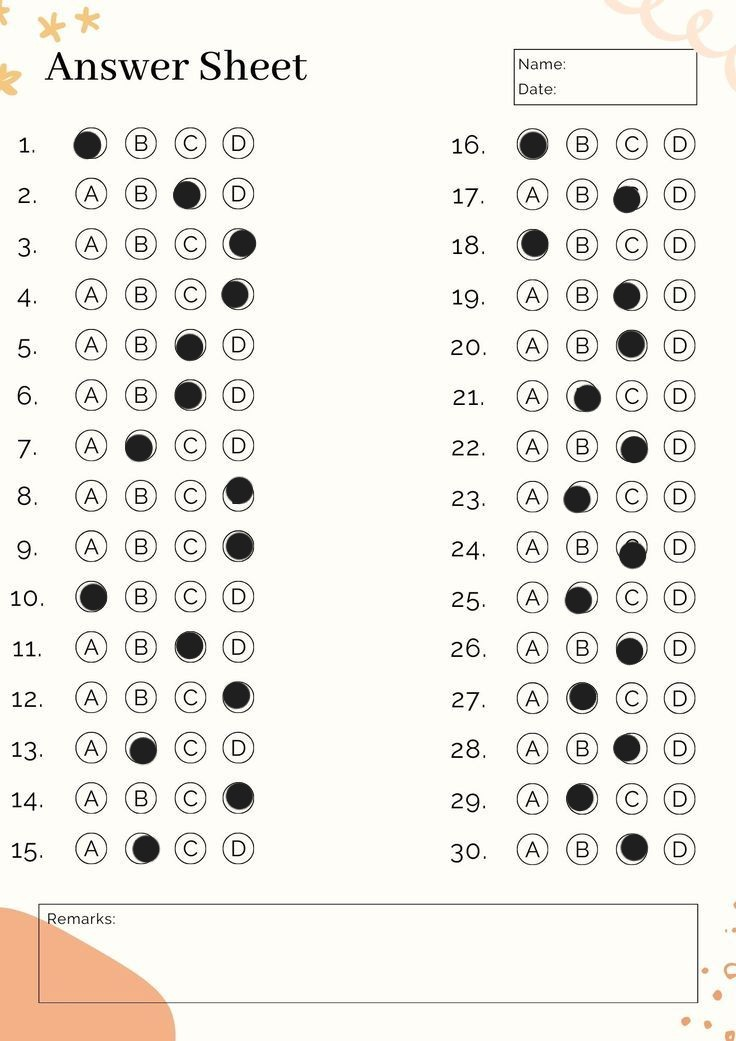
#> input picture images/mcqs_paper_Filled.jpg, 736 x 1041 px
$ python process_image.py
#> lines starting #> are read from the running program, lines starting #| are printed output that depends on the picture; after the words box and inside, x2 and y2 are one past the last pixel; in counts of white or black regions, pixels touching at a corner belong together
import cv2
# import pytesseract
import numpy as np
# pytesseract.pytesseract.tesseract_cmd = r"C:\Program Files\Tesseract-OCR\tesseract.exe"
import json

# To read image
img = cv2.imread("images/mcqs_paper_Filled.jpg", cv2.IMREAD_COLOR)
#> img is the input picture: shape (1041, 736, 3); mean B, G, R 232, 237.8, 240.2

gray = cv2.cvtColor(img, cv2.COLOR_BGR2GRAY)
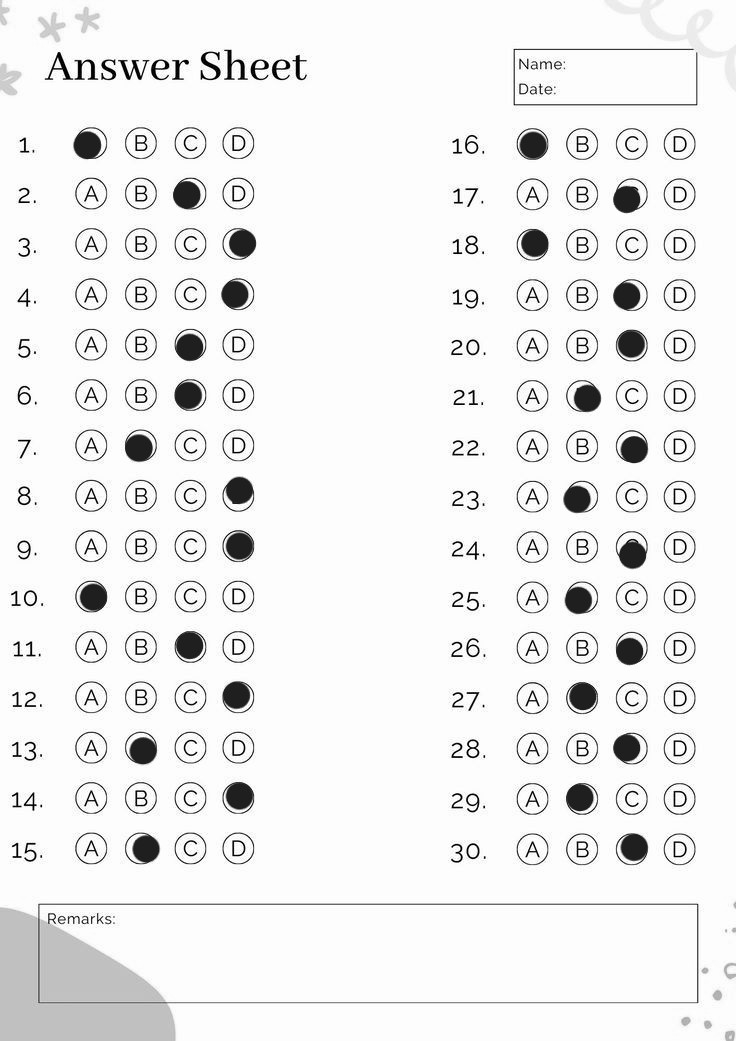
#> gray: shape (1041, 736); min 0, max 255, mean 238.1

height, width = img.shape[:2]
#> height = 1041; width = 736

# Define margins manually (tune these values as needed)
top_margin = 120      # pixels to skip header
bottom_margin = 160   # pixels to skip footer
left = 0
right = width
#> right = 736

# Crop answer section only
answer_section = img[top_margin:height - bottom_margin, left:right]
answer_height, answer_width = answer_section.shape[:2]
#> answer_height = 761; answer_width = 736

# Grid dimensions
questions_per_col = 15
col_width = answer_width // 2
#> col_width = 368
row_height = answer_height // questions_per_col
#> row_height = 50

zones = []

for col in range(2):  # Left and right column
    for row in range(questions_per_col):
        x = col * col_width
        y = row * row_height
        w = col_width
        h = row_height

        zones.append((x, y, w, h))

        # Draw rectangle on answer_section (not the original img)
        cv2.rectangle(answer_section, (x, y), (x + w, y + h), (0, 0, 255), 1) #(image, start_point, end_point, color, thickness)
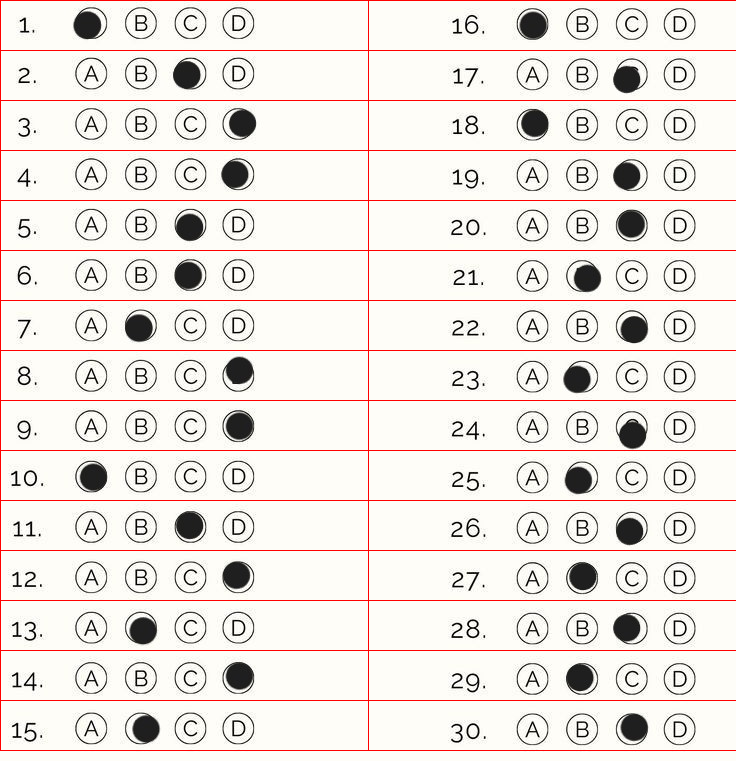
#> answer_section: shape (761, 736, 3); mean B, G, R 225.8, 230.4, 237.3
#> after the loop, zones = 30 items, first 6: (0, 0, 368, 50), (0, 50, 368, 50), (0, 100, 368, 50), (0, 150, 368, 50), (0, 200, 368, 50), (0, 250, 368, 50)

answers = []

for i, (x, y, w, h) in enumerate(zones):
    question_img = answer_section[y:y+h, x:x+w]
    question_gray = cv2.cvtColor(question_img, cv2.COLOR_BGR2GRAY)

    # Adaptive threshold for better handling of lighting
    thresh = cv2.adaptiveThreshold(question_gray, 255, cv2.ADAPTIVE_THRESH_GAUSSIAN_C,
                                cv2.THRESH_BINARY_INV, 11, 2)

    # Detect contours in the question zone
    contours, _ = cv2.findContours(thresh, cv2.RETR_EXTERNAL, cv2.CHAIN_APPROX_SIMPLE)

    bubble_info = []

    for cnt in contours:
        area = cv2.contourArea(cnt)
        if 500 < area < 2000:
            x_b, y_b, w_b, h_b = cv2.boundingRect(cnt)
            bubble_img = question_gray[y_b:y_b+h_b, x_b:x_b+w_b]

            # Count number of black pixels inside the bubble
            mask = cv2.drawContours(np.zeros_like(thresh), [cnt], -1, 255, -1)
            filled_pixels = cv2.countNonZero(cv2.bitwise_and(thresh, thresh, mask=mask))
            filled_ratio = filled_pixels / area

            # If filled ratio is higher than threshold, it's marked
            marked = filled_ratio > 0.4  # You can tune this threshold
            bubble_info.append((x_b, y_b, filled_ratio, cnt))


    # Sort bubbles by x-position (assuming left to right is A, B, C, D)
    bubble_info.sort(key=lambda b: b[0])  # x_b position

    # Threshold to decide if marked
    marked_threshold = 0.4
    marked_bubbles = [(i, b) for i, b in enumerate(bubble_info) if b[2] > marked_threshold]

    if len(marked_bubbles) == 1:
        selected_option = chr(65 + marked_bubbles[0][0])
    elif len(marked_bubbles) > 1:
        # If multiple marked, pick the one with highest fill ratio
        best = max(marked_bubbles, key=lambda b: b[1][2])
        selected_option = chr(65 + best[0])
    else:
        selected_option = "Unmarked"

    answers.append(selected_option)

    # Draw all detected bubbles in green
    for bx, by, _, cnt in bubble_info:
        cv2.rectangle(answer_section, (x + bx, y + by), (x + bx + w_b, y + by + h_b), (0, 255, 0), 1)

    # Write selected option A/B/C/D
    cv2.putText(answer_section, f"Q{i+1}: {selected_option}", (x + 10, y + 20), cv2.FONT_HERSHEY_SIMPLEX, 0.5, (255,255,0), 1)
#> this loop made 30 passes
#> (x, y, selected_option) on passes 1 to 12: (0, 0, 'A'), (0, 50, 'C'), (0, 100, 'D'), (0, 150, 'D'), (0, 200, 'C'), (0, 250, 'C'), (0, 300, 'B'), (0, 350, 'D'), (0, 400, 'D'), (0, 450, 'A'), (0, 500, 'C'), (0, 550, 'D')
#> pass 1, `thresh = cv2.adaptiveThreshold(question_gray, 255, cv2.ADAPTIVE_THRESH..`:
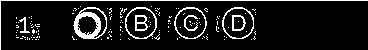
#> thresh: shape (50, 368); 10.5% white in thin lines or dots
#> after the loop:
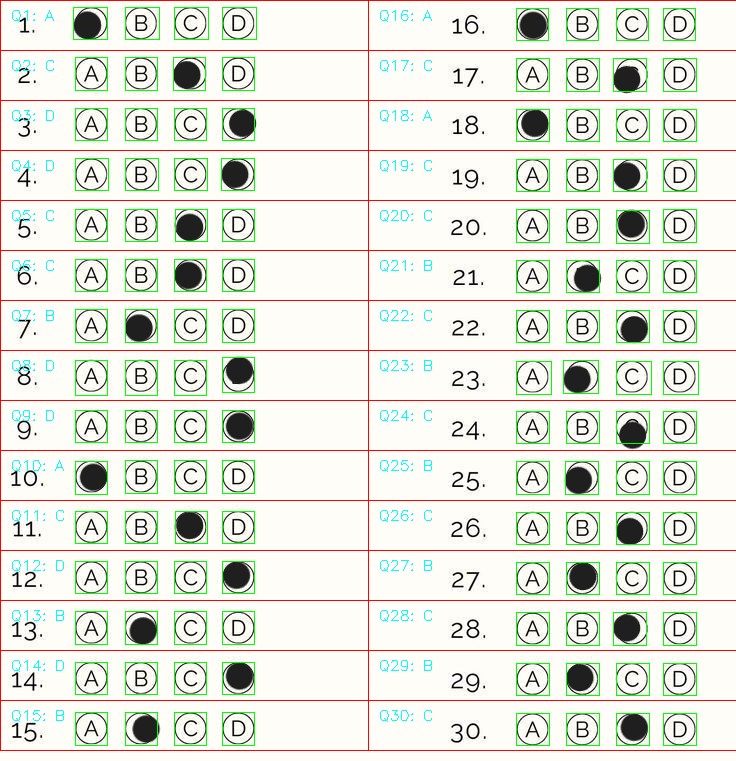
#> answer_section: shape (761, 736, 3); 3.35% of pixels changed, all inside (x1, y1, x2, y2) = (12, 7, 699, 746)
#> after the loop:
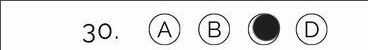
#> question_gray: shape (50, 368); min 0, max 255, mean 231.8
#> after the loop:
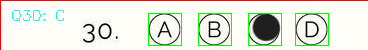
#> question_img: shape (50, 368, 3); mean B, G, R 219, 230.7, 228.5
#> after the loop:
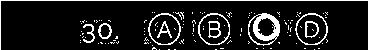
#> thresh: shape (50, 368); 11% white in thin lines or dots
#> after the loop, answers = 30 items, first 6: 'A', 'C', 'D', 'D', 'C', 'C'

# cv2.imshow("Contours on Answer Section", answer_section)
# cv2.waitKey(0)
# cv2.destroyAllWindows()

# Load the answer key from JSON file
with open("answer_key.json", "r") as f:
#> (reads answer_key.json from the repository)
    answer_key = json.load(f)["answers"]

# Compare and generate result
correct = 0
result_summary = {}

for idx, student_answer in enumerate(answers):
    q_key = f"Q{idx + 1}"
    correct_answer = answer_key.get(q_key, "N/A")
    is_correct = student_answer == correct_answer
    result_summary[q_key] = {
        "StudentAnswer": student_answer,
        "CorrectAnswer": correct_answer,
        "IsCorrect": is_correct
    }
    if is_correct:
        correct += 1
#> this loop made 30 passes
#> (student_answer, q_key, correct_answer) on passes 1 to 12: ('A', 'Q1', 'A'), ('C', 'Q2', 'C'), ('D', 'Q3', 'D'), ('D', 'Q4', 'D'), ('C', 'Q5', 'C'), ('C', 'Q6', 'C'), ('B', 'Q7', 'B'), ('D', 'Q8', 'D'), ('D', 'Q9', 'D'), ('A', 'Q10', 'A'), ('C', 'Q11', 'C'), ('D', 'Q12', 'D')
#> after the loop, correct = 30; result_summary = 30 items

# Print results
# print(json.dumps(result_summary, indent=4))
# print(f"\nTotal Correct: {correct}/{len(answers)}")
